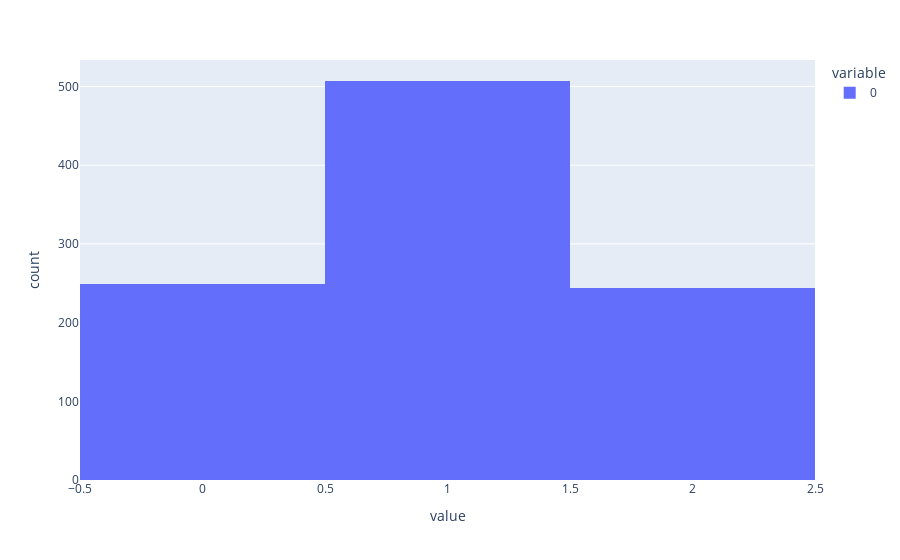

The notebook cell this image was saved under:
### Markdown cell above
## Q8: Simulate Two Coin Flips, then draw the result distribution.

### Code cell
px.histogram(np.random.binomial(2,.5,1000))

### Figure 1 — Plotly figure (JSON) as saved in the notebook; plotly's stock layout.template omitted (floating-point values rounded to 4 significant figures; data arrays with more than 128 entries replaced by an {"elided": "..."} marker saying what was removed)
{"data": [{"alignmentgroup": "True", "bingroup": "x", "hovertemplate": "variable=0<br>value=%{x}<br>count=%{y}<extra></extra>", "legendgroup": "0", "marker": {"color": "#636efa", "pattern": {"shape": ""}}, "name": "0", "offsetgroup": "0", "orientation": "v", "showlegend": true, "type": "histogram", "x": {"elided": "1000 int values"}, "xaxis": "x", "yaxis": "y"}], "layout": {"barmode": "relative", "legend": {"title": {"text": "variable"}, "tracegroupgap": 0}, "margin": {"t": 60}, "xaxis": {"anchor": "y", "domain": [0, 1], "title": {"text": "value"}}, "yaxis": {"anchor": "x", "domain": [0, 1], "title": {"text": "count"}}}}
